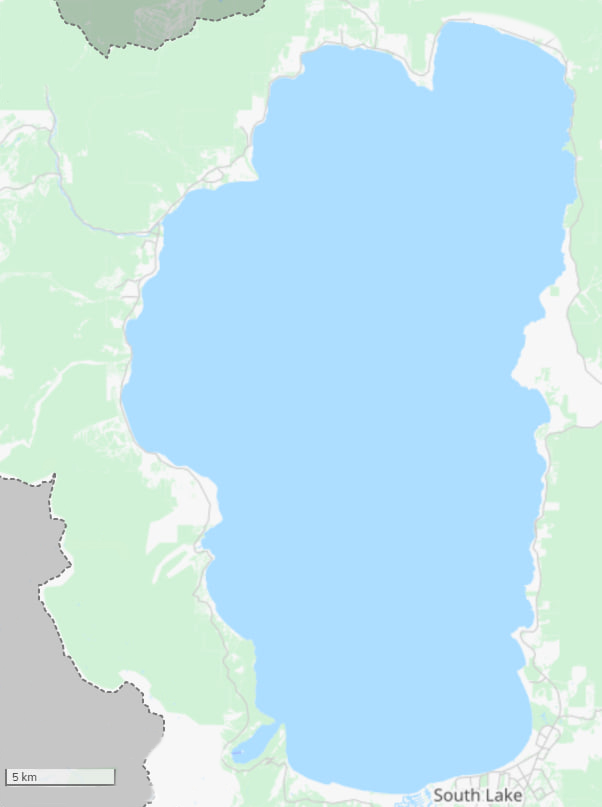
#> input picture Lab5_Monte-Carlo_Area/tahoe_lake.jpg, 602 x 807 px
$ python Lab5_Monte-Carlo_Area.py
#> lines starting #> are read from the running program, lines starting #| are printed output that depends on the picture; after the words box and inside, x2 and y2 are one past the last pixel; in counts of white or black regions, pixels touching at a corner belong together; long printed decimals are rounded
#Импортируем библиотеки
import numpy as np
import random
import cv2


#Считываем изображение
image_bgr    = cv2.imread('tahoe_lake.jpg')   #Название такое странное из-за стандарта OpenCV: вместо RGB - BGR(Blue, Green, Red)
#> image_bgr is the input picture: shape (807, 602, 3); mean B, G, R 236.8, 228.3, 193.3

#Вводим константы для библиотеки OpenCV
pixel_length = 5/111                #Длина одного пикселя в масштабе изображения(5 км = 111 пикселей)
pixel_area   = pixel_length ** 2
image_width  = image_bgr.shape[1]   #Ширина всего изображения в пикселях
#> image_width = 602
image_height = image_bgr.shape[0]   #Высота всего изображения в пикселях
#> image_height = 807
pixels_total = image_width * image_height
#> pixels_total = 485814

#Вводим константы для метода Монте Карло
total_iterations  = 2000000
hits_in_water     = 0
hits_total        = total_iterations
approx_water_area = 0
part_occupied_by_water = 0


#Переходим от массива BGR к HSV(Hue, Sateration, Value - Оттенок, Насыщенность, Яркость)
image_hsv    = cv2.cvtColor(image_bgr, cv2.COLOR_BGR2HSV)
#> image_hsv: shape (807, 602, 3); mean H, S, V 77.9, 52.6, 245.1

#Задаём нижний и верхний пределы HSV и создаём маску с этими пределами, чтобы программа отличила воду от суши
bottom_limit = np.array([90, 60, 60])
top_limit    = np.array([140, 255, 255])
mask         = cv2.inRange(image_hsv, bottom_limit, top_limit)
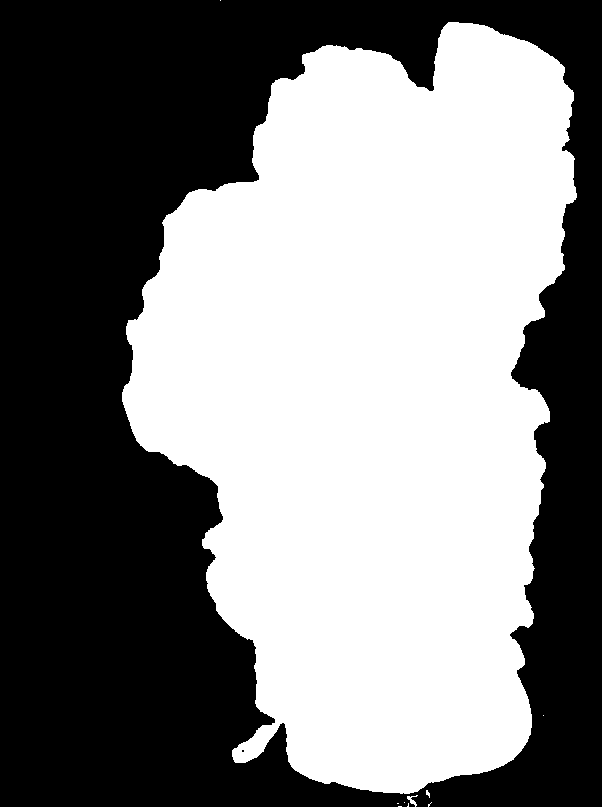
#> mask: shape (807, 602); 50.5% white; 2 black regions (1 under 20 px), largest, box (x1, y1, x2, y2) and area: (0, 0, 602, 807) 240658

#Найдём число пикселей, которое занимает вода
pixels_water = np.count_nonzero(mask)
#> pixels_water = 245152
water_area   = pixel_area*pixels_water
#> water_area = 497.4


#Метод Монте-Карло
#Берём случайные точки и считаем сколько из них окажется в воде
for i in range(total_iterations):
    x = random.randint(0, image_width-1)
    y = random.randint(0, image_height-1)

    if mask[y, x] > 0:
        hits_in_water += 1
    if i % 100000 == 0 and i != 0:
        print(f'Прошло {int(i/1000)}к итераций')
#> after the loop, hits_in_water = 1008717
#Находим какую долю занимает водоём от всего изображения
part_occupied_by_water = hits_in_water/hits_total
#> part_occupied_by_water = 0.504
#Умножаем долю водоёма от всего изображения на площадь всего изображения
approx_water_area = part_occupied_by_water * pixels_total*pixel_area
#> approx_water_area = 497.2


#Считаем погрешность
abs_error = abs(water_area - approx_water_area)
#> abs_error = 0.259
relative_error = abs_error/water_area * 100
#> relative_error = 0.052


#Выводим общую информацию на экран
print('\n--------------------------------------------------------------------------------------------------')
print(f'Ширина изображения в пикселях: {image_width}\nВысота изображения в пикселях: {image_height}')
#| Ширина изображения в пикселях: 602
#| Высота изображения в пикселях: 807
print(f'Общее количество пикселей: {image_width*image_height}\nКоличество пикселей занятых водоёмом: {pixels_water}')
#| Общее количество пикселей: 485814
#| Количество пикселей занятых водоёмом: 245152
print(f'Точная часть изображения, занимаемая водой: {pixels_water/pixels_total}')
#| Точная часть изображения, занимаемая водой: 0.5046
print('--------------------------------------------------------------------------------------------------')
print(f'Площадь одного пикселя: {round(pixel_area, 3)} км^2\nПлощадь всего изображения: {round(pixels_total*pixel_area, 3)} км^2\nТочная площадь водоёма: {round(water_area, 3)} км^2')
#| Площадь одного пикселя: 0.002 км^2
#| Площадь всего изображения: 985.744 км^2
#| Точная площадь водоёма: 497.427 км^2
print('--------------------------------------------------------------------------------------------------')
print(f'Общее кол-во случайных точек(кол-во итераций): {hits_total}\nКол-во точек попавших в воду: {hits_in_water}')
#| Общее кол-во случайных точек(кол-во итераций): 2000000
#| Кол-во точек попавших в воду: 1008717
print(f'Часть изображения, занимаемая водой по методу Монте-Карло: {part_occupied_by_water}\nПриблизительная площадь водоёма по методу Монте-Карло: {round(approx_water_area, 3)} км^2')
#| Часть изображения, занимаемая водой по методу Монте-Карло: 0.5044
#| Приблизительная площадь водоёма по методу Монте-Карло: 497.168 км^2
print('--------------------------------------------------------------------------------------------------')
print(f'Абсолютная погрешность: {round(abs_error, 4)} км^2\nОтносительная погрешность: {round(relative_error, 4)} %')
#| Абсолютная погрешность: 0.2589 км^2
#| Относительная погрешность: 0.052 %
print('--------------------------------------------------------------------------------------------------\n')


#Выводим изображение на экран
cv2.imshow('Tahoe Lake', image_bgr)
cv2.imshow('Mask', mask)
cv2.waitKey(0)
cv2.destroyAllWindows()

#Сохраняем изображение
cv2.imwrite('mask.png', mask)
